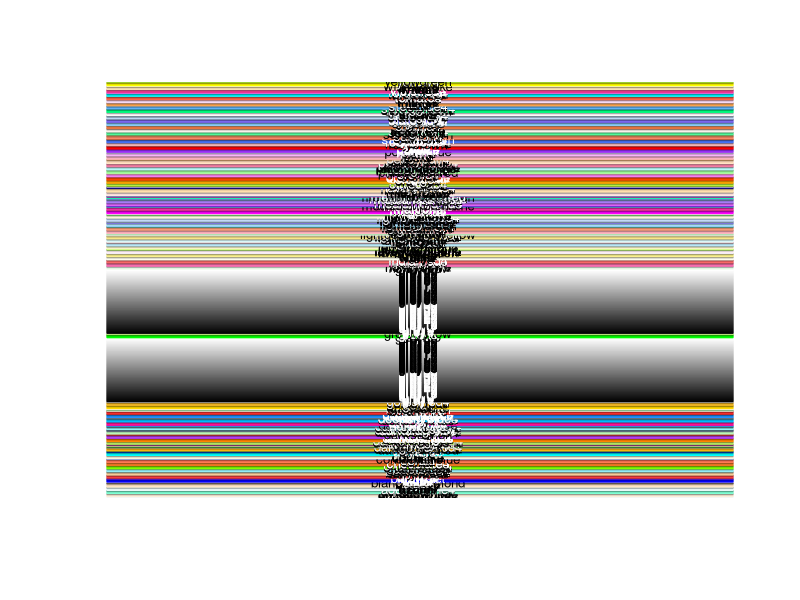

Recreate this plot in R.
## ---- chunk 1
cl <- colors()
len <- length(cl)
#dev.new(width=5, height=4)
plot.new()
plot(c(1, 150), c(1,50*len), type = "n", bty ="n",axes=F,frame.plot=F, xaxt='n', ann=FALSE, yaxt='n',yaxs="i")
for (i in 0:(len-1)){
  rect(1, 1 + i*50, 150, 40+i*50, col = cl[(i+1)], border = cl[(i+1)])
  rgb <- col2rgb(cl[(i+1)])
  wb <- floor((rgb[1]*299 + rgb[2]*587 + rgb[3]*114)/1000)
  if(wb > 125){
    textCol <- "black" 
  }else{
    textCol <- "white"  
  }
  text(75, 20 + i*50, cl[(i+1)], col = textCol, cex = 0.8)
}
   
